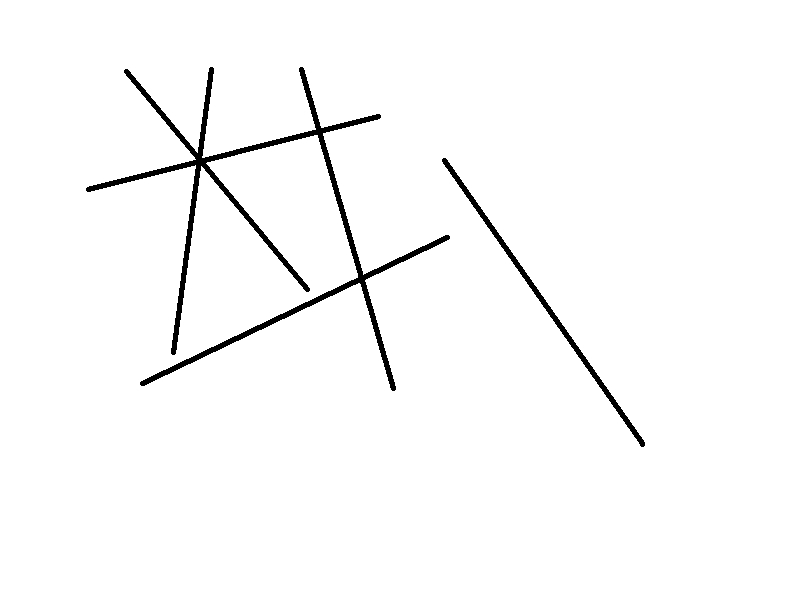
%> input picture pa2/line1.jpg, 800 x 600 px
$ octave MainLine.m   (GNU Octave 9; MATLAB toolbox functions it lacks are replaced by stand-ins)
%> lines starting %> are read from the running program, lines starting %| are printed output that depends on the picture; in (x1, y1, x2, y2) boxes, pixels count from 0 and x2, y2 are one past the last pixel; in counts of white or black regions, pixels touching at a corner belong together; the program's own positions count from 1
### pa2/RobertsEdge.m
function [G, Theta] = RobertsEdge(A)
%%
%       [ 1   0 ]             [ 0   1 ]
% G_x = |       | * A   G_y = |       | * A
%       [ 0  -1 ]             [-1   0 ]
%
% Where A is source image, G_x and G_y are two images
% which at each point contain the horizontal and vertical
% derivative approximations respectively.
%
% Gradient magnitude: G = sqrt((G_x)^2 + (G_y)^2))
%
% Gradient's direction: Theta = actan(G_y, G_x)

%%
[M, N] = size(A);
G = zeros(M, N);
Theta = zeros(M, N);
for i=1:M-1
    for j=1:N-1
        % X-axis Roberts mask
        G_x=(A(i,j)-A(i+1,j+1));
        % Y-axis Roberts mask
        G_y=(A(i+1,j)-A(i,j+1));
        % Gradient magnitude
        G(i,j)=sqrt(G_x.^2+G_y.^2);
% [7 lines of commented-out code are left out]
        Theta(i,j) = atan2(G_y,G_x);

    end
end

end

### pa2/OTSUThreshold.m
function Threshold = OTSUThreshold(Input)
%%% Credited by Wikipedia "Otsu's method"
%%% Adjusted to match my project
[M, N] = size(Input);
Input_vector = reshape(Input,[1, M*N]);
Bins = 256;
Counter = hist(Input_vector,Bins);
Mean = Counter/ sum(Counter);

for i = 1 : Bins
   Mean_L = sum(Mean(1 : i));
   Mean_H = sum(Mean(i + 1 : end));
   Miu_L = sum(Mean(1 : i) .* (1 : i)) / Mean_L;
   Miu_H = sum(Mean(i + 1 : end) .* (i + 1 : Bins)) / Mean_H;
   Sigma(i) = Mean_L * Mean_H * (Miu_L - Miu_H)^2;
end

[~,Threshold] = max(Sigma(:));
end

### pa2/HoughTransformLine.m
function [Hough, Bins, Angles] = HoughTransformLine1(I_input)

[M, N] = size(I_input);
%%% %%% We just focus on the points that has value equal to 1
I_01 = I_input;         % Binarizaion
I_01(I_01 == 255) = 1;

[Row_index, Col_index] = find(I_01 == 1); % Location of edge points
E_Nums = length(Row_index); % Number of edge points
Distance = norm([M,N]); % Set distance
D_Rslt = 1; % Set distance resolution
D_Nums = 2*Distance/D_Rslt + 1; % Number of distance

A_Rslt = pi/180; % Set angle resolution
A_Nums = 180; % Number of angle
Angles = -pi/2:A_Rslt:pi/2;

Acmlt = zeros(E_Nums, A_Nums); % Accumulator matrix dimension
Hough = zeros(D_Nums, A_Nums); % Hough matrix dimesion

for i = 1:E_Nums
    for j = 1:A_Nums
        Acmlt(i,j) = Col_index(i)*cos(Angles(j))+ Row_index(i)*sin(Angles(j));
    end
end

% Obtain histgram of all the distance at each degree
Bins = (-Distance:1:Distance);
for k = 1:180
   Hough(:,k) = hist(Acmlt(:,k),Bins);
end


end

### pa2/HoughLinePeak.m
function Position = HoughLinePeak(Hough, L_Num)

%L_Num = 6;
Position = zeros(L_Num, 2); % Store the location of peak points
Hough_Sort = sort(Hough);
[Score, Angel_Val] = sort(Hough_Sort(end,:),'descend');
Angel_Val = Angel_Val(1:L_Num);
Position(:,1) = Angel_Val - 91; % 1st colomn for angle
Score = Score(1:L_Num);
for i = 1:L_Num
   [xx1, yy1] = find(Hough == Score(i));
   if(yy1 == Angel_Val(i))
       Position(i,2) = xx1 - 1000; % 1st colomn for distance
   end
end

end

### pa2/MainLine.m
clear all; close all;

%% Hough Transformation

I_orig = imread('line1.jpg');  % Read original image
%> I_orig is the input picture: size 600x800x3 uint8; min 0, max 255, mean 249.7
I_gray = rgb2gray(I_orig); % Convert RGB to Gray
I_doub = double(I_gray);   % Convert Uint8 to Double

[M, N] = size(I_doub);
%> M = 600; N = 800

% [7 lines of commented-out code are left out]


%% Edge Detection
[I_edge, Theta] = RobertsEdge(I_doub);
%> after the loop in RobertsEdge, `for i=1:M-1`:
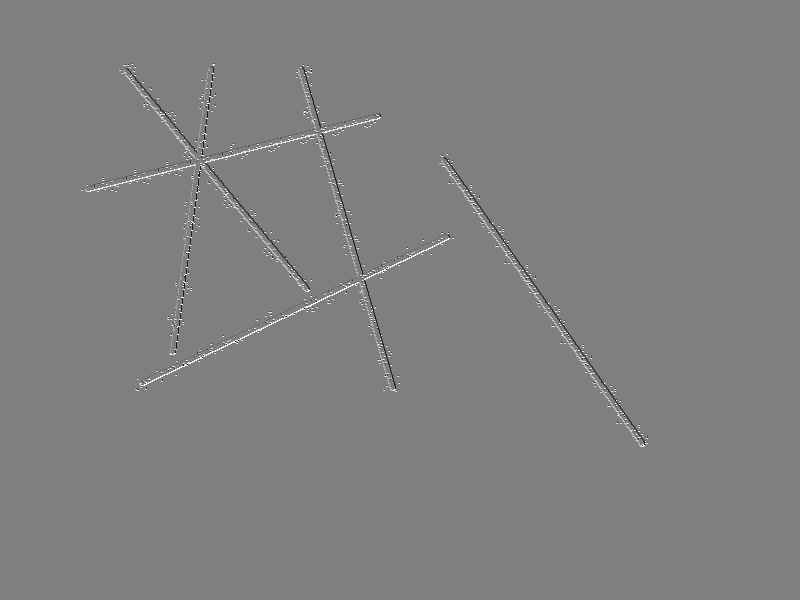
%> Theta: size 600x800 double; min -3.14, max 3.14, mean 0.00724; drawn with min black and max white
Threshold = OTSUThreshold(I_edge);
%> in OTSUThreshold, `Counter = hist(Input_vector,Bins);`: Counter = 256 values, max 475017 at index 1, min 0 at index 3, mean 1875
%> in OTSUThreshold, `Mean = Counter/ sum(Counter);`: Mean = 256 values, max 0.99 at index 1, min 0 at index 3, mean 0.00391
%> the loop in OTSUThreshold, `for i = 1 : Bins` made 256 passes
%> (Mean_H, Miu_H) on passes 1 to 3: (0.0104, 205.5), (0.0101, 211.3), (0.0101, 211.3)
%> in OTSUThreshold, `[~,Threshold] = max(Sigma(:));`: Threshold = 2
%> Threshold = 2
I_thre = I_edge;
I_thre(I_thre < Threshold) = 0;
%> I_thre: size 600x800 double; min 0, max 360.6, mean 3; mean of the top-left, top-right, bottom-left and bottom-right quarters 7.1, 1.5, 2.2, 1.1
I_thre(I_thre > Threshold) = 255;
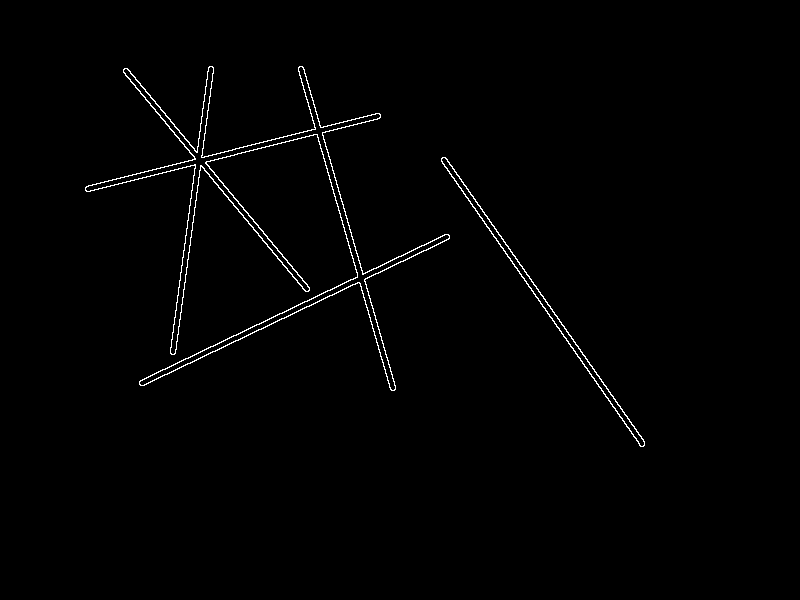
%> I_thre: size 600x800 double; 1% white in thin lines or dots, all inside (x1, y1, x2, y2) = (85, 66, 645, 447)

%% Hough Transformation
[Hough, Bins, Angles] = HoughTransformLine(I_thre);
%> in HoughTransformLine1, `I_01(I_01 == 255) = 1;`:
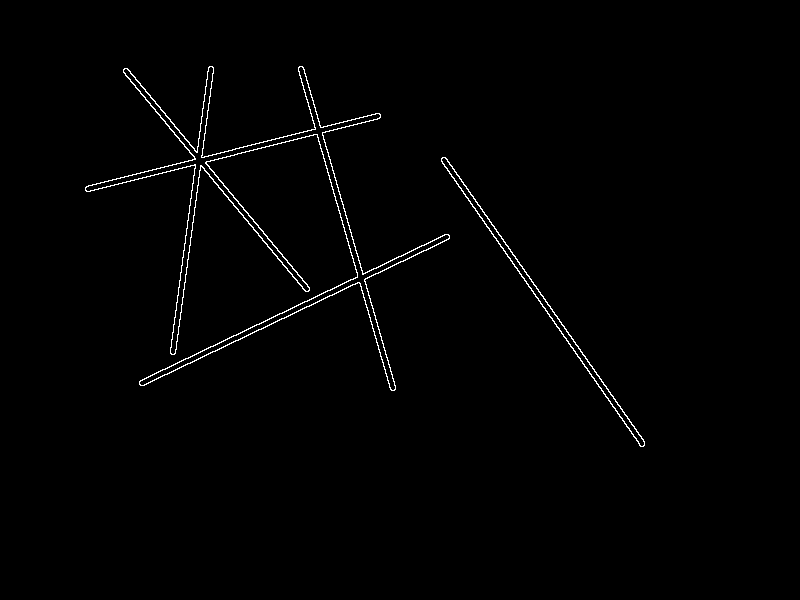
%> I_01: size 600x800 double; values 0 (black) and 1 (white), 1% white in thin lines or dots, all inside (x1, y1, x2, y2) = (85, 66, 645, 447)
%> in HoughTransformLine1, `[Row_index, Col_index] = find(I_01 == 1);`: Row_index = 4844 values from 67 to 447; Col_index = 4844 values from 86 to 645
%> in HoughTransformLine1, `E_Nums = length(Row_index);`: E_Nums = 4844
%> in HoughTransformLine1, `Acmlt = zeros(E_Nums, A_Nums);`: Acmlt: size 4844x180 double; every value is 0
%> after the loop in HoughTransformLine1, `for k = 1:180`:
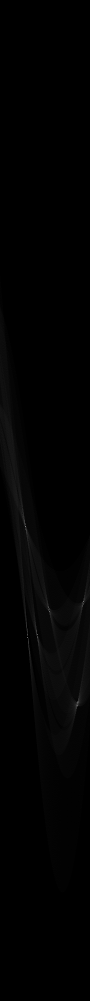
%> Hough: size 2001x180 double (shown at 1/2 size); min 0, max 286, mean 2.4; drawn with min black and max white
%> Bins = 2001 values from -1000 to 1000; Angles = 181 values from -1.57 to 1.57
L_Num = 6;
Position = HoughLinePeak(Hough, L_Num);
%> in HoughLinePeak, `Hough_Sort = sort(Hough);`:
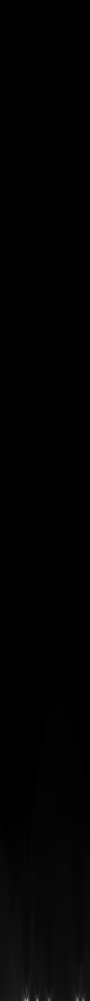
%> Hough_Sort: size 2001x180 double (shown at 1/2 size); min 0, max 286, mean 2.4; mean of the top-left, top-right, bottom-left and bottom-right quarters 0, 0, 4.8, 4.8; drawn with min black and max white
%> in HoughLinePeak, `[Score, Angel_Val] = sort(Hough_Sort(end,:),'descend');`: Score = 180 values, max 286 at index 1, min 18 at index 180, mean 46.25; Angel_Val = 180 values, max 180 at index 127, min 1 at index 144, mean 90.5
%> in HoughLinePeak, `Angel_Val = Angel_Val(1:L_Num);`: Angel_Val = [56 75 167 51 155 99]
%> in HoughLinePeak, `Score = Score(1:L_Num);`: Score = [286 281 249 218 184 161]
%> the loop in HoughLinePeak, `for i = 1:L_Num` made 6 passes
%> (xx1, yy1) on passes 1 to 6: (1270, 56), (1269, 75), (1203, 167), (1054, 51), (1412, 155), (1224, 99)
%> after the loop in HoughLinePeak, `for i = 1:L_Num`: Position = [-35 270; -16 269; 76 203; -40 54; 64 412; 8 224]
%> Position = [-35 270; -16 269; 76 203; -40 54; 64 412; 8 224]


%% Matlab built-in Hough transform
I_01 = I_thre;         % Binarizaion
I_01(I_01 == 255) = 1;
[H,theta,rho] = hough(I_01);
%> theta = 180 values from -90 to 89; rho = 1999 values from -999 to 999


%% Plot

figure(1),
subplot(2,2,1);
imshow(I_orig); title('Original Image');
subplot(2,2,2);
imshow(I_gray); title('Gray Image');
subplot(2,2,3);
imshow(I_edge); title('Edged Image');
subplot(2,2,4);
imshow(I_thre); title('Thresholded Image');

figure(2),
subplot(1,2,1);
image(Angles,Bins,Hough);
title('Hough Transform');
xlabel('Angel[ -1.57(-90°) ~ 1.57(89°)]');
ylabel('Distance[ -1000 ~ 1000 ]');

subplot(1,2,2);
image(theta,rho,H);
title('MATLAB Hough Transform');
xlabel('Angel[ -90° ~ 89° ]');
ylabel('Distance[ -1000 ~ 1000 ]');


figure(3),
image(Angles,Bins,Hough);
title('Location of peak points');
xlabel('Angel[ -1.57(-90°) ~ 1.57(89°)]');
ylabel('Distance[ -1000 ~ 1000 ]');
hold on;
plot(Position(:,1).*pi/180, Position(:,2), 's', 'color', 'white');
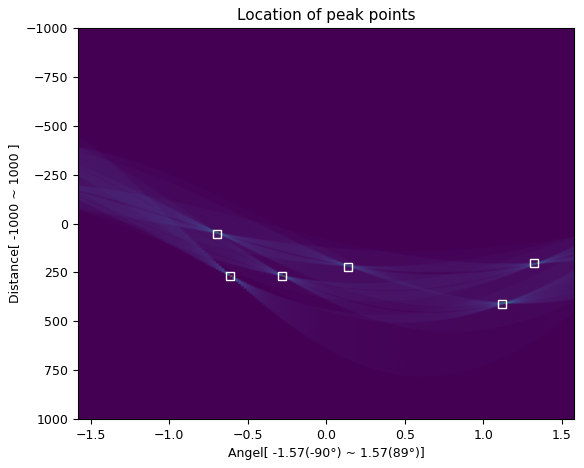
%> figure redrawn from the program's plot data
hold off;


figure(4),
image(I_orig);
title('Lines Reconstrction on Original Image')
color map('gray');
%> (this line was passed over: color is not available in this run)
hold on;
for i = 1:L_Num
    x = 60:6:660;
    y = -(cosd(Position(i,1))/sind(Position(i,1)))*x + (Position(i,2)/sind(Position(i,1)));
    plot(x, y,'LineWidth',2);
    hold on;
end
grid on;
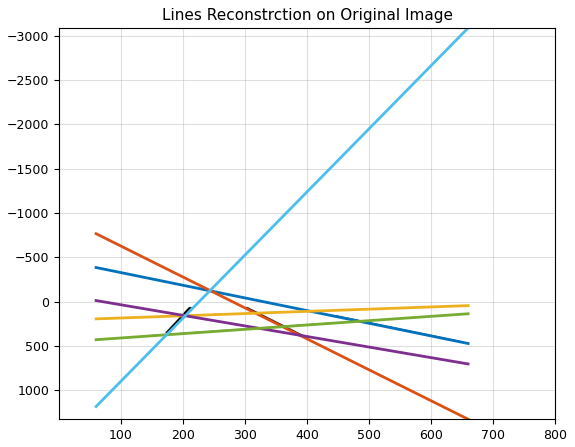
%> figure redrawn from the program's plot data
hold off;
